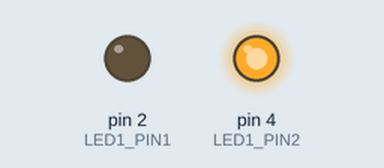
This sketch was run on a simulated Arduino Uno, built with avr-gcc and run on an emulated ATmega328P. Parts: output pins drawn as LEDs (lit = HIGH).

Above: at 0.6 s.
At 2.5 s:
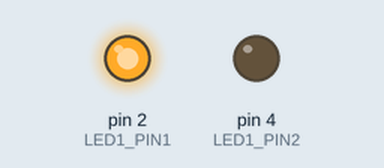
Timing chart, 0 to 6.7 s (numbered marks = the images above):
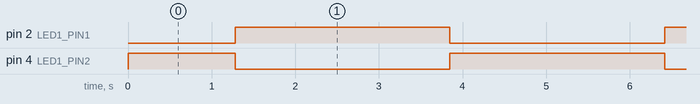

The sketch:

PWM_demo_code.ino
```cpp
#define LED1_PIN1  2
#define LED1_PIN2  4
void setup() {
    pinMode(LED1_PIN1, OUTPUT);
    pinMode(LED1_PIN2, OUTPUT);
}

void loop() {
    for (int i = 0; i <= 255; i++) {
        analogWrite(LED1_PIN1, i);  // Set PWM
        analogWrite(LED1_PIN2,255-i);
        delay(10);
    }
    for (int i = 255; i >= 0; i--) {
        analogWrite(LED1_PIN1, i);
        analogWrite(LED1_PIN2,255-i);
        delay(10);
    }
}
```

Measured:
- by itself, pin 2 (LED1_PIN1): alternates HIGH for 2.6 s and LOW for 2.6 s
- by itself, pin 4 (LED1_PIN2): repeats every 5.1 s: LOW 2.6 s, HIGH 2.6 s
